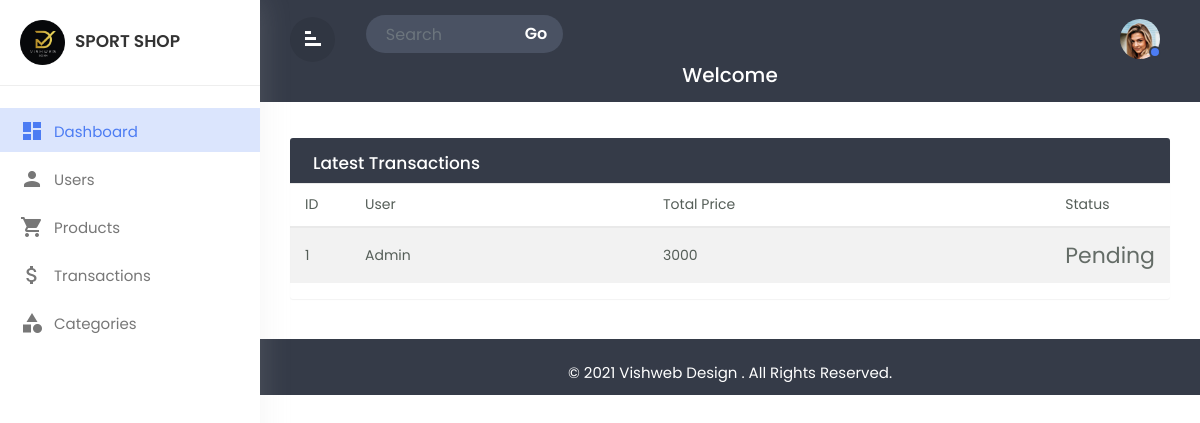
The app's page /admin/index.php with its own data.
### tables this page shows
CREATE TABLE `transactions` (
  `id` int(11) NOT NULL,
  `userId` int(11) DEFAULT NULL,
  `totalPrice` float DEFAULT NULL,
  `orders` longtext DEFAULT NULL CHECK (json_valid(`orders`)),
  `status` varchar(255) DEFAULT NULL,
  `isDeleted` tinyint(1) NOT NULL DEFAULT 0
);

CREATE TABLE `users` (
  `id` int(11) NOT NULL,
  `name` varchar(255) DEFAULT NULL,
  `email` varchar(255) DEFAULT NULL,
  `password` varchar(255) DEFAULT NULL,
  `role` varchar(255) DEFAULT NULL,
  `address` varchar(255) DEFAULT NULL,
  `mobile` varchar(255) DEFAULT NULL,
  `isDeleted` tinyint(1) NOT NULL DEFAULT 0
);

### backend/dbFiles/constraints.php (called while the page is built)
<?php
class Constraints{
    public static function addForignKey($tableName, $columnName, $referenceTableName, $referenceColumnName){
        $conn =Connect::makeConnection();
        $sql = "ALTER TABLE $tableName ADD FOREIGN KEY ($columnName) REFERENCES $referenceTableName($referenceColumnName)";
        $stmt = $conn->prepare($sql);
        $stmt->execute();
    }
}
?>

### backend/models/trasnaction.php (called while the page is built, shortened)
<?php
class Transaction extends DBParent{
    public function __construct(){
        Constraints::addForignKey("transactions", "userId", "users", "id");
    }
}
?>

### backend/models/dbparent.php (called while the page is built, shortened)
<?php
Class DBParent{
    public string $table = "";
    protected $conn;
    function __construct()
    {
        $this->table = strtolower(get_class($this)) . "s";
        $this->conn = Connect::makeConnection();
        $sql = "SELECT * FROM information_schema.tables WHERE table_schema = 'vishweb' AND table_name = '$this->table' LIMIT 1";
        $stmt = $this->conn->prepare($sql);
        $stmt->execute();
        $result = $stmt->fetch(PDO::FETCH_ASSOC);
        if(!$result){
            $sql = "";
            $sql .= "create table if not exists " . $this->table . " (";
            $sql .= "id int auto_increment PRIMARY KEY,";
            foreach($this as $key => $value){
                if($key == "id" || $key == "isDeleted" || $key == "table" || $key == "conn")
                    continue;
                $type = "varchar(255)";
                if(gettype($value) == "integer")
                    $type = "int";
                else if(gettype($value) == "double")
                    $type = "float";
                else if(gettype($value) == "boolean")
                    $type = "boolean";
                else if(gettype($value) == "array")
                    $type = "json";
                $sql .= $key . " " . $type . ",";
            }
            $sql .= "isDeleted boolean not null default false";
            $sql .= ");";
            $stmt = $this->conn->prepare($sql);
            $stmt->execute();
        }
    }
    public function getById($id){
        $sql = "SELECT * FROM " . $this->table . " WHERE id = :id AND isDeleted = 0";
        $stmt = $this->conn->prepare($sql);
        $stmt->bindParam(':id', $id);
        $stmt->execute();
        $result = $stmt->fetch(PDO::FETCH_ASSOC);
        $object = new $this;
        foreach($result as $key => $value){
            if(gettype($object->$key) == "array")
                $object->$key = json_decode($value);
            else
                $object->$key = $value;
        }
        return $object;
    }
    public function getAllWithLimit($limit){
        $sql = "SELECT * FROM " . $this->table . " WHERE isDeleted = 0 LIMIT :limit";
        $stmt = $this->conn->prepare($sql);
        $stmt->bindParam(':limit', $limit, PDO::PARAM_INT);
        $stmt->execute();
        $result = $stmt->fetchAll(PDO::FETCH_ASSOC);
        $objects = array();
        foreach($result as $row){
            $object = new $this;
            foreach($row as $key => $value){
                if(gettype($object->$key) == "array")
                    $object->$key = json_decode($value);
                else
                    $object->$key = $value;
            }
            array_push($objects, $object);
        }
        return $objects;
    }
}
?>

### backend/dbFiles/connection.php (called while the page is built)
<?php
class Connect
{
    private static $serverName = 'localhost';
    private static $username = 'root';
    private static $password = '';
    private static $database = 'ecommerce';
    public static function makeConnection()
    {
        try {
            $conn = new PDO("mysql:host=" . self::$serverName . ";dbname=" . self::$database, self::$username, self::$password);
            $conn->setAttribute(PDO::ATTR_ERRMODE, PDO::ERRMODE_EXCEPTION);
            return $conn;
        } catch (PDOException $e) {
            echo "Connection failed: " . $e->getMessage();
            return null;
        }
    }
}
?>

### admin/index.php (the view, shortened to what this page needs)
<?php
$transaction = new Transaction();
$transactions = $transaction->getAllWithLimit(10);
$users = new User();
?>
<!doctype html>
<html lang="en">
  <head>
        <link rel="stylesheet" href="css/bootstrap.min.css">
        <link rel="stylesheet" href="css/custom.css">
  </head>
  <body>
<div class="wrapper">
	 <div id="sidebar">
	    <div class="sidebar-header">
		   <h3><img src="img/logo.png" class="img-fluid"/><span>Sport Shop</span></h3>
		</div>
		<ul class="list-unstyled component m-0">
		  <li class="active">
		  	<a href="index.php" class="dashboard"><i class="material-icons">dashboard</i>Dashboard </a>
		  </li>
		  <li>
		  	<a href="users.php" class="users"><i class="material-icons">person</i>Users</a>
		  </li>
		  <li>
		  	<a href="products.php" class="products"><i class="material-icons">shopping_cart</i>Products</a>
		  </li>
		  <li>
		  	<a href="transactions.php" class="transactions"><i class="material-icons">attach_money</i>Transactions</a>
		  </li>
		  <li>
		  	<a href="categories.php" class="categories"><i class="material-icons">category</i>Categories</a>
		  </li>
		</ul>
	 </div>
      <div id="content">
		  <div class="top-navbar">
		     <div class="xd-topbar">
			     <div class="row">
				     <div class="col-2 col-md-1 col-lg-1 order-2 order-md-1 align-self-center">
					    <div class="xp-menubar">
						    <span class="material-icons text-white">signal_cellular_alt</span>
						</div>
					 </div>
					 <div class="col-md-5 col-lg-3 order-3 order-md-2">
					     <div class="xp-searchbar">
						     <form>
							    <div class="input-group">
								  <input type="search" class="form-control"
								  placeholder="Search">
								  <div class="input-group-append">
								     <button class="btn" type="submit" id="button-addon2">Go
									 </button>
								  </div>
								</div>
							 </form>
						 </div>
					 </div>
					 <div class="col-10 col-md-6 col-lg-8 order-1 order-md-3">
					     <div class="xp-profilebar text-right">
						    <nav class="navbar p-0">
							   <ul class="nav navbar-nav flex-row ml-auto">
							   <li class="dropdown nav-item">
							     <a class="nav-link" href="#" data-toggle="dropdown">
								  <img src="img/user.jpg" style="width:40px; border-radius:50%;"/>
								  <span class="xp-user-live"></span>
								 </a>
							   </li>
							   </ul>
							</nav>
						 </div>
					 </div>
				 </div>
				 <div class="xp-breadcrumbbar text-center">
				    <h4 class="page-title">Welcome</h4>
				 </div>
			 </div>
		  </div>
		      <div class="main-content">
			     <div class="row">
				    <div class="col-md-12">
					   <div class="table-wrapper">
					   <div class="table-title">
					     <div class="row">
						     <div class="col-sm-6 p-0 flex justify-content-lg-start justify-content-center">
							    <h2 class="ml-lg-2">Latest Transactions</h2>
							 </div>
					     </div>
					   </div>
					   <table class="table table-striped table-hover">
					      <thead>
						     <tr>
							 <th>ID</th>
							 <th>User</th>
							 <th>Total Price</th>
							 <th>Status</th>
							 </tr>
						  </thead>
						  <tbody>
						      <?php foreach ($transactions as $transaction) { ?>
							      <tr>
								 <td><?php echo $transaction->id; ?></td>
								<td><?php echo $users->getById($transaction->userId)->name; ?></td>
								 <td><?php echo $transaction->totalPrice; ?></td>
								 <td><?php echo $transaction->status; ?></td>
								 </tr>
							  <?php } ?>
						  </tbody>
					   </table>
					   </div>
					</div>
			     </div>
			  </div>
		 <footer class="footer">
		    <div class="container-fluid">
			   <div class="footer-in">
			      <p class="mb-0">&copy 2021 Vishweb Design . All Rights Reserved.</p>
			   </div>
			</div>
		 </footer>
	  </div>
</div>
  </body>
  </html>

### admin/css/custom.css (style rules this page uses)
body,html { line-height:1.8; font-family:'Poppins',sans-serif; color:#555e58; text-transform:capitalize; font-weight:400; margin:0px; padding:0px; }
.material-icons { font-family: 'Material Icons'; font-weight: normal; font-style: normal; font-size: 24px; display: inline-block; line-height: 1; text-transform: none; letter-spacing: normal; word-wrap: normal; white-space: nowrap; direction: ltr; -webkit-font-smoothing: antialiased; text-rendering: optimizeLegibility; -moz-osx-font-smoothing: grayscale; font-feature-settings: 'liga'; }
p { font-size:15px; margin:12px 0 0; line-height:24px; }
a { color:#333; font-weight:400; }
button { cursor:pointer; }
ul,ol { padding:0px; margin:0px; list-style:none; }
a,a:hover,a:focus { color:#333; text-decoration:none; transition:all 0.3s; }
.wrapper { position:relative; width:100%; overflow:auto; }
#sidebar { position:fixed; height:100%!important; top:0; left:0; bottom:0; z-index:11; width:260px; overflow:auto; transition:all 0.3s; background-color:#fff; box-shadow:0 0 30px 0 rgba(200 200 200 / 20%); }
@media only screen and (min-width:992px) { #content { width:calc(100% - 260px); position:relative; float:right; transition:all 0.3s; } }
#sidebar .sidebar-header { padding:20px; background-color:#fff; border-bottom:1px solid #eee; }
.sidebar-header h3 { color:#333; font-size:17px; margin:0px; text-transform:uppercase; transition:all 0.5s ease; font-weight:600; }
.sidebar-header h3 img { width:45px; margin-right:10px; }
#sidebar ul li { padding:2px 0px; }
#sidebar ul li.active> a { color:#4c7cf3; background-color:#DBE5FD; }
#sidebar ul li.active> a i { color:#4c7cf3; }
#sidebar ul.component { padding:20px 0px; }
#sidebar ul li a { padding:5px 10px 5px 20px; line-height:30px; font-size:15px; position:relative; font-weight:400; display:block; color:#777777; text-transform:capitalize; }
#sidebar ul li a i { position:relative; margin-right:10px; top:6px; }
#content { position:relative; transition:all 0.5s; background-attachment:#f9fafc; }
.top-navbar { width:100%; z-index:9; position:relative; padding:15px 30px; background-color:#353b48; }
.xd-topbar { width:100%; position:relative; }
input[type="search"] { background-color:#4a5263; color:#fff; padding-left:20px; border:none; border-radius:50px 0px 0px 50px; }
.input-group-append { margin-left:-1px; }
.xp-searchbar .btn { background-color:#4a5263; color:#fff; font-weight:600; font-size:16px; border-radius:0 50px 50px 0; padding:4px 15px; }
.xp-breadcrumbbar .page-title { font-size:20px; color:#fff; margin-bottom:0; margin-top:0; }
.main-content { padding:30px 30px 0px 30px; }
.navbar { background-color:#353B48; color:#fff; }
.xp-menubar { border-radius:50%; width:45px; height:45px; line-height:45px; text-align:center; margin-right:20px; border:none; color:#fff; cursor:pointer; background-color:rgba(0,0,0,0.09); }
.xp-menubar span { margin:9px; padding:0px; transform:rotate(90deg); }
.navbar-nav > li > a { color:#fff; }
.navbar-nav li a { position:relative; display:block; padding:4px 10px!important; }
.xp-user-live { position:absolute; bottom:5px; right:9px; width:12px; height:12px; border-radius:50%; border:2px solid #353b48; background-color:#4c7cf3; }
.table-wrapper { background-color: #fff; margin:6px 0px 40px 0px; width: 100%; overflow: auto; border-radius: 3px; box-shadow: 0 1px 1px rgb(0 0 0 / 5%); }
.table-title { background:#353b48; color:#fff; position:sticky; top:0; width:100%; left:0; padding:10px 30px; border-radius:0px 0px 0 0; }
.table-title h2 { margin:5px 0 0; font-size:17px; }
table.table tr th, table.table tr td { border-color:#e9e9e9; padding:8px 15px; font-size:14px; font-weight: 400; vertical-align:middle; }
table.table tr th:first-child { width:60px; }
table.table tr th:last-child { width:100px; }
table.table td:last-child { opacity:0.9; font-size:22px; margin:0px 5px; }
footer { background-color:#353b48; color:#fff; text-align:center; padding:10px 30px; position:relative; width:100%; }

### records on screen
transactions: id "1", userId.name "Admin", totalPrice "3000", status "Pending"
